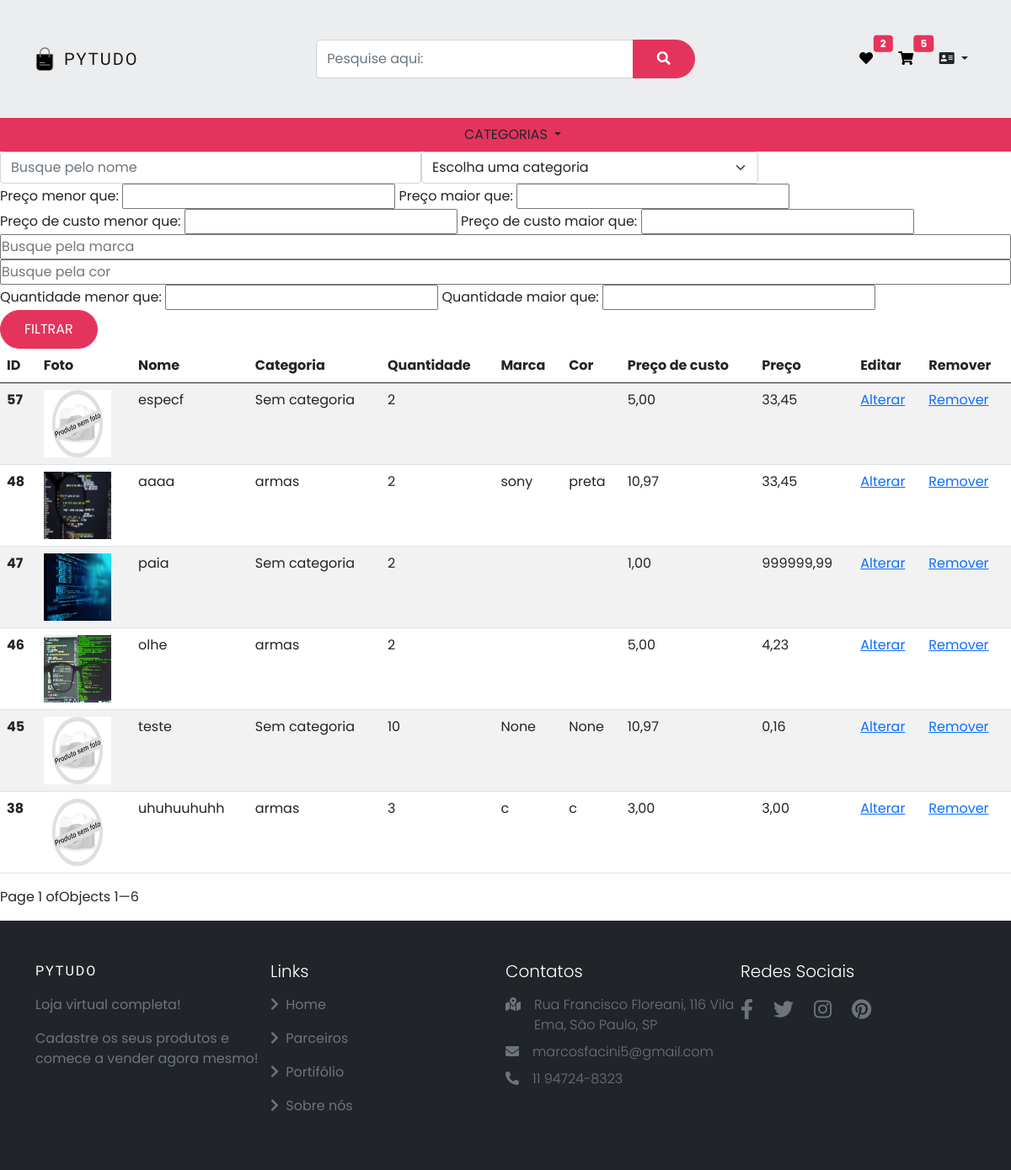
/gestao/adm_estoque/, run on an earlier commit of the app's database.
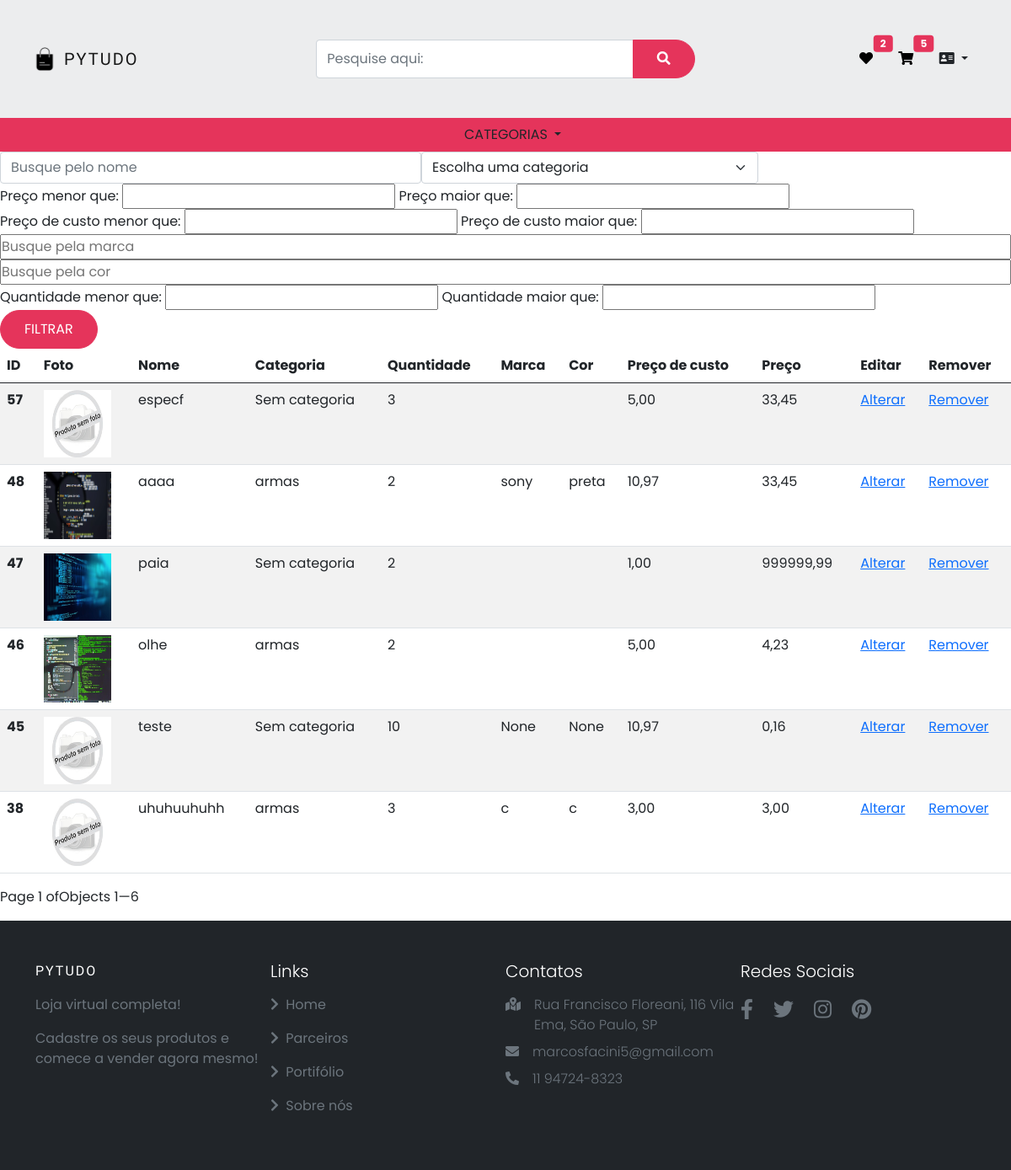
And on a later commit of the database.
### produtos/models.py (models this page shows, shortened)
class Produtos(models.Model):
    nome = models.CharField(max_length=50)
    descricao = models.TextField()
    preco_de_custo = models.DecimalField(max_digits=8, decimal_places=2)
    preco = models.DecimalField(max_digits=8, decimal_places=2)
    categoria = models.ForeignKey(Categoria, blank=True, null=True, on_delete=models.SET_NULL)
    marca = models.CharField(max_length=50, blank=True, null=True)
    cor = models.CharField(max_length=30, blank=True, null=True)
    quantidade = models.IntegerField()
    data_cadastro = models.DateTimeField(auto_now_add=True)
    data_atualizacao = models.DateTimeField(auto_now=True, null=True)
    imagem_principal = models.ImageField(upload_to ='produtos/', blank=True, null=True)
    especificacao = RichTextUploadingField(blank=True, null=True)

class Categoria(models.Model):
    nome = models.CharField(max_length=40)
    def __str__(self):
        return self.nome

### gestao/views.py (the view)
# urls.py: path('adm_estoque/', views.adm_estoque, name='adm_estoque'),
def adm_estoque(request):
    produtos = Produtos.objects.all()
    categorias = Categoria.objects.all()
    nome_filtrar = request.GET.get('nome')
    if nome_filtrar:
        produtos = produtos.filter(nome__icontains=nome_filtrar)
    categoria_filtrar = request.GET.get('categoria')
    if categoria_filtrar:
        produtos = produtos.filter(categoria_id=categoria_filtrar)
    preco_menor_filtrar = request.GET.get('preco_menor_filtrar')
    if preco_menor_filtrar:
        preco_menor_filtrar_decimal = Decimal(preco_menor_filtrar.replace(',','.'))
        produtos = produtos.filter(preco__lt=preco_menor_filtrar_decimal)
    preco_maior_filtrar = request.GET.get('preco_maior_filtrar')
    if preco_maior_filtrar:
        preco_maior_filtrar_decimal = Decimal(preco_maior_filtrar.replace(',','.'))
        produtos = produtos.filter(preco__gt=preco_maior_filtrar_decimal)
    preco_de_custo_menor_filtrar = request.GET.get('preco_de_custo_menor_filtrar')
    if preco_de_custo_menor_filtrar:
        preco_de_custo_menor_filtrar_decimal = Decimal(preco_de_custo_menor_filtrar.replace(',','.'))
        produtos = produtos.filter(preco_de_custo__lt=preco_de_custo_menor_filtrar_decimal)
    preco_de_custo_maior_filtrar = request.GET.get('preco_de_custo_maior_filtrar')
    if preco_de_custo_maior_filtrar:
        preco_de_custo_maior_filtrar_decimal = Decimal(preco_de_custo_maior_filtrar.replace(',','.'))
        produtos = produtos.filter(preco_de_custo__gt=preco_de_custo_maior_filtrar_decimal)
    marca_filtar = request.GET.get('marca')
    if marca_filtar:
        produtos = produtos.filter(marca__icontains=marca_filtar)
    cor_filtar = request.GET.get('cor')
    if cor_filtar:
        produtos = produtos.filter(cor__icontains=cor_filtar)
    quantidade_menor_filtrar = request.GET.get('quantidade_menor_filtrar')
    if quantidade_menor_filtrar:
        produtos = produtos.filter(quantidade__lt=quantidade_menor_filtrar)
    quantidade_maior_filtrar = request.GET.get('quantidade_maior_filtrar')
    if quantidade_maior_filtrar:
        produtos = produtos.filter(quantidade__gt=quantidade_maior_filtrar)
    produtos_ordenados = produtos.order_by('-id')
    paginacao = Paginator(produtos_ordenados, 8)
    page = request.GET.get('page')
    produtos_paginados = paginacao.get_page(page)
    return render(request, 'adm_estoque.html', {'produtos_paginados': produtos_paginados,
                                                'categorias': categorias})

### gestao/templates/adm_estoque.html (shortened to what this page needs)
{% extends 'base.html' %}
{% load static %}
{% load filtros %}
{% block 'head' %}
    <link href="#" rel="stylesheet">
{% endblock %}
{% block 'body' %}
    <form action="#" method="GET"> {% csrf_token %}
        <div class="row">
                <div class="col-md-5">
                    <input type="text" placeholder="Busque pelo nome" class="form-control" name="nome">
                </div>
                <div class="col-md-4">
                    <select class="form-select" name="categoria">
                        <option value="" disabled selected hidden>Escolha uma categoria</option>
                    </select>
                </div>
                <div>
                    <label>Preço menor que:</label>
                    <input type="text" id="preco_menor_filtrar" name="preco_menor_filtrar">
                    <label> Preço maior que:</label>
                    <input type="text" id="preco_maior_filtrar" name="preco_maior_filtrar">
                </div>
                <div>
                    <label>Preço de custo menor que:</label>
                    <input type="text" id="preco_de_custo_menor_filtrar" name="preco_de_custo_menor_filtrar">
                    <label> Preço de custo maior que:</label>
                    <input type="text" id="preco_de_custo_maior_filtrar" name="preco_de_custo_maior_filtrar">
                </div>
                <input type="text" placeholder="Busque pela marca"  name="marca">
                <input type="text" placeholder="Busque pela cor"  name="cor">
                <div>
                    <label> Quantidade menor que:</label>
                    <input type="text" name="quantidade_menor_filtrar">
                    <label> Quantidade maior que:</label>
                    <input type="text" name="quantidade_maior_filtrar">
                </div>
            <div class="col-md-3">
                <input type="submit" value="FILTRAR" class="btn btn-primary">
            </div>
        </div>
    </form>
<table class="table table-striped">
    <thead>
      <tr>
        <th scope="col">ID</th>
        <th scope="col">Foto</th>
        <th scope="col">Nome</th>
        <th scope="col">Categoria</th>
        <th scope="col"> Quantidade</th>
        <th scope="col"> Marca</th>
        <th scope="col"> Cor</th>
        <th scope="col"> Preço de custo</th>
        <th scope="col"> Preço</th>
        <th scope="col">Editar</th>
        <th scope="col">Remover</th>
      </tr>
    </thead>
    <tbody>
        {% for produto in produtos_paginados %}
            <tr>
                <th scope="row">{{ produto.id }}</th>
                <td><a href="{% url 'detalhes_produto' produto.id %}">
                        {% if produto.imagem_principal %}
                            <img src="{{produto.imagem_principal.url}}" width="80" height="80"></td>
                        {% else %}
                            <img src="{% static 'produtos\img\sem foto.jpg' %}" width="80" height="80"></td>
                        {% endif %}
                <td>{{ produto.nome}}</td>
                {% if produto.categoria %}
                    <td>{{ produto.categoria}}</td>
                {% else %}
                    <td>Sem categoria </td>
                {% endif %}
                <td>{{ produto.quantidade}}</td>
                <td>{{ produto.marca}}</td>
                <td>{{ produto.cor}}</td>
                <td>{{ produto.preco_de_custo}}</td>
                <td>{{ produto.preco}}</td>
                <td><a href="{% url 'alterar_produto' produto.id %}">Alterar</a></td>
                <td><a href="{% url 'excluir_produto' produto.id %}">Remover</a></td>
            </tr>
        {% endfor %}
    </tbody>
</table>
<div class="pagination">
    Page {{ produtos_paginados.number }} of {{ paginator.num_pages }}
    <p>Objects {{ produtos_paginados.start_index }}—{{ produtos_paginados.end_index }}</p>
</div>
{% endblock %}

### pytudo/templates/base.html (shortened to what this page needs)
{% load static %}
<!DOCTYPE html>
<html lang="pt-BR">
  <head>
    <link rel="stylesheet" href="https://cdnjs.cloudflare.com/ajax/libs/font-awesome/5.15.4/css/all.min.css" />
    <link href="https://cdn.jsdelivr.net/npm/bootstrap@5.0.2/dist/css/bootstrap.min.css" rel="stylesheet">
    <link href="{% static 'base/css/base.css' %}" rel="stylesheet">
    {% block 'head' %} {% endblock%}
  </head>
  <body>
    <header>
        <nav>
            <div class="container-fluid barra">
                <div class="row h-100">
                    <div class="col-md-3 col-sm-6 col-3 order-1 d-flex">
                        <a class="navbar-brand d-flex align-items-center" href="{% url 'home' %}">
                            <span class="d-flex justify-content-center align-items-center bs-icon-sm bs-icon-rounded bs-icon-primary me-1 bs-icon">
                                <img src="{% static 'base\img\shopping-bag-icon.png' %}" alt="site icon">
                            </span>
                            <span>
                                <span class="text-uppercase fw-lighter ms-1">
                                    Pytudo
                                </span>
                            </span>
                        </a>
                    </div>
                    <div class="col-md-6 col-12 order-md-2 order-3 d-flex align-items-center justify-content-center">
                        <form class="input-group" action="{% url 'listar_produtos' %}" method="GET" style="width: 80%;">
                            <div class = "input-group mb-3 mt-3">
                                <input type = "text" name="nome" class = "form-control" placeholder="Pesquise aqui:">
                                <button class = "btn"  type = "submit"><i class = "fa fa-search"></i></button>
                            </div>
                        </form>
                    </div>
                    <div class="col-md-3 col-sm-6 col-9 order-md-3 order-2 d-flex align-items-center justify-content-end">
                        <div class="nav-btns">
                            <button class="btn position-relative" type="button">
                                <a href ="{% url 'ver_lista_desejo' %}"><i class = "fa fa-heart"></i></a>
                                    <span class = "position-absolute top-0 start-100 translate-middle badge" style="background: #e5345b;">2</span>
                            </button>
                            <button class="btn position-relative" type="button">
                                <a href ="{% url 'carrinho' %}"><i class = "fa fa-shopping-cart"></i></a>
                                    <span class = "position-absolute top-0 start-100 translate-middle badge" style="background: #e5345b;">5</span>
                            </button>
                            <button class="btn position-relative dropdown-toggle" id="PainelDropdown" type="button" data-bs-toggle="dropdown" aria-haspopup="true" aria-expanded="false">
                            <i class="fa fa-address-card" aria-hidden="true"></i>
                            </button>
                        </div>
                    </div>
                </div>
            </div>
            <div class="container-fluid d-flex justify-content-center" style="background: #e5345b;">
                <div class="dropdown dropdown-center" style="width: 130px;">
                    <a class="text-uppercase nav-link text-dark dropdown-toggle" id="categoriasDropdown" href="#" role="button" data-bs-toggle="dropdown" aria-haspopup="true" aria-expanded="false">
                        Categorias
                    </a>
                </div>
            </div>
        </nav>
    </header>
    {% block 'body' %}
    {% endblock%}
    <footer class = "bg-dark py-5">
      <div class = "container">
          <div class = "row text-white g-4">
              <div class = "col-md-6 col-lg-3">
                  <a class = "text-uppercase text-decoration-none brand text-white" href ="{% url 'home' %}">Pytudo</a>
                  <p class = "text-white text-muted mt-3">Loja virtual completa!</p>
                  <p class = "text-white text-muted mt-3">Cadastre os seus produtos e comece a vender agora mesmo!</p>
              </div>
              <div class = "col-md-6 col-lg-3">
                  <h5 class = "fw-light">Links</h5>
                  <ul class = "list-unstyled">
                      <li class = "my-3">
                          <a href = "{% url 'home' %}" class = "text-white text-decoration-none text-muted">
                              <i class = "fas fa-chevron-right me-1"></i> Home
                          </a>
                      </li>
                      <li class = "my-3">
                          <a href = "#" class = "text-white text-decoration-none text-muted">
                              <i class = "fas fa-chevron-right me-1"></i> Parceiros
                          </a>
                      </li>
                      <li class = "my-3">
                          <a href = "#" class = "text-white text-decoration-none text-muted">
                              <i class = "fas fa-chevron-right me-1"></i> Portifólio
                          </a>
                      </li>
                      <li class = "my-3">
                          <a href = "#" class = "text-white text-decoration-none text-muted">
                              <i class = "fas fa-chevron-right me-1"></i> Sobre nós
                          </a>
                      </li>
                  </ul>
              </div>
              <div class = "col-md-6 col-lg-3">
                  <h5 class = "fw-light mb-3">Contatos</h5>
                  <div class = "d-flex justify-content-start align-items-start my-2 text-muted">
                      <span class = "me-3">
                          <i class = "fas fa-map-marked-alt"></i>
                      </span>
                      <span class = "fw-light">
                          Rua Francisco Floreani, 116 Vila Ema, São Paulo, SP
                      </span>
                  </div>
                  <div class = "d-flex justify-content-start align-items-start my-2 text-muted">
                      <span class = "me-3">
                          <i class = "fas fa-envelope"></i>
                      </span>
                      <span class = "fw-light">
                          marcosfacini5@gmail.com
                      </span>
                  </div>
                  <div class = "d-flex justify-content-start align-items-start my-2 text-muted">
                      <span class = "me-3">
                          <i class = "fas fa-phone-alt"></i>
                      </span>
                      <span class = "fw-light">
                          11 94724-8323
                      </span>
                  </div>
              </div>
              <div class = "col-md-6 col-lg-3">
                  <h5 class = "fw-light mb-3">Redes Sociais</h5>
                  <div>
                      <ul class = "list-unstyled d-flex">
                          <li>
                              <a href = "#" class = "text-white text-decoration-none text-muted fs-4 me-4">
                                  <i class = "fab fa-facebook-f"></i>
                              </a>
                          </li>
                          <li>
                              <a href = "#" class = "text-white text-decoration-none text-muted fs-4 me-4">
                                  <i class = "fab fa-twitter"></i>
                              </a>
                          </li>
                          <li>
                              <a href = "#" class = "text-white text-decoration-none text-muted fs-4 me-4">
                                  <i class = "fab fa-instagram"></i>
                              </a>
                          </li>
                          <li>
                              <a href = "#" class = "text-white text-decoration-none text-muted fs-4 me-4">
                                  <i class = "fab fa-pinterest"></i>
                              </a>
                          </li>
                      </ul>
                  </div>
              </div>
          </div>
      </div>
  </footer>
  </body>
</html>

### pytudo/templates/static/base/css/base.css (style rules this page uses)
:root { --lg-font: 'Kaisei Tokumin', serif; --sm-font: 'Poppins', sans-serif; --pink: #e5345b; }
body { font-family: var(--sm-font); background-color: #fff; }
.row { --bs-gutter-x: 0rem; }
.barra { height: 140px; padding: 20px 38px; background: #ecedee; }
.btn a { text-decoration: none; color: #000; }
.btn:not(.nav-btns button) { background-color: var(--pink); color: #fff; padding: 10px 28px; border-radius: 25px; border-color: var(--pink); }
.navbar-brand img { width: 30px; }
.navbar-brand span { letter-spacing: 2px; font-family: var(--lg-font); }
.navbar-brand { color: rgba(0,0,0,.9); }
footer .brand { font-family: var(--lg-font); letter-spacing: 2px; }
footer a { -webkit-transition: color 0.3s ease; -o-transition: color 0.3s ease; transition: color 0.3s ease; }

What changed in the data, as far as the page shows it:
changed Produtos "especf": quantidade "2" → "3"
